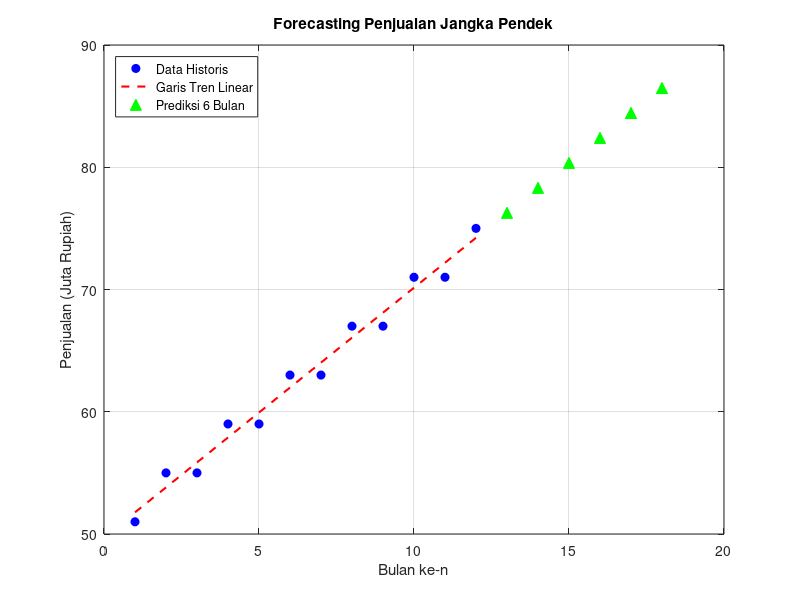

The MATLAB script that drew this image:
% Forecasting Penjualan
S = [51, 55, 55, 59, 59, 63, 63, 67, 67, 71, 71, 75];

T1_matlab = sum(S);
T2_matlab = sum(S.^2);

disp('soal 7');
disp(['T1 (Total 12 Bulan): ', num2str(T1_matlab)]);
disp(['T2 (Sum of Squares): ', num2str(T2_matlab)]);

% Pemodelan Garis Tren Linear
t = 1:12;
coeffs = polyfit(t, S, 1); 
slope = coeffs(1); 
intercept = coeffs(2);

% Hitung Prediksi
t_pred = 13:18;
S_trend = slope * t + intercept; % Data Garis Tren
S_pred = slope * t_pred + intercept; % Data Masa Depan

figure('Name', 'Soal 7 - Forecasting Polyfit');
plot(t, S, 'bo', 'MarkerFaceColor', 'b', 'DisplayName', 'Data Historis'); hold on;
plot(t, S_trend, 'r--', 'LineWidth', 1.5, 'DisplayName', 'Garis Tren Linear');
plot(t_pred, S_pred, 'g^', 'MarkerFaceColor', 'g', 'MarkerSize', 8, 'DisplayName', 'Prediksi 6 Bulan');

xlabel('Bulan ke-n'); 
ylabel('Penjualan (Juta Rupiah)');
title('Forecasting Penjualan Jangka Pendek');
legend('Location', 'northwest');
grid on; hold off;
